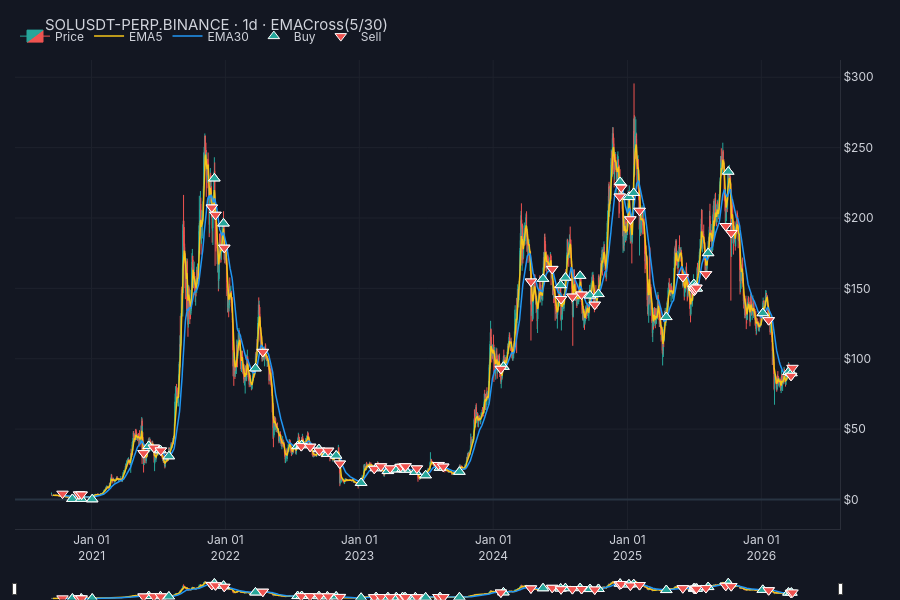

Notebook source saved alongside this figure:
### Markdown cell above
### 4.2 Price chart with trade markers

The single most important chart for any backtest — *where* did the
strategy trade and how did those entries align with price action?
Plotly figure with candlesticks + EMA overlays + buy/sell markers.

### Code cell
if not fills_report.empty:
    fig = plot_ma_cross(
        bars, fills_report,
        fast_period=VALIDATE_PARAMS["fast"],
        slow_period=VALIDATE_PARAMS["slow"],
        ma_type="EMA",
        instrument_label=str(INSTRUMENT_ID),
        bar_label=BAR_INTERVAL,
        height=600,
    )
    fig.show()
else:
    print("No fills — nothing to plot.")
